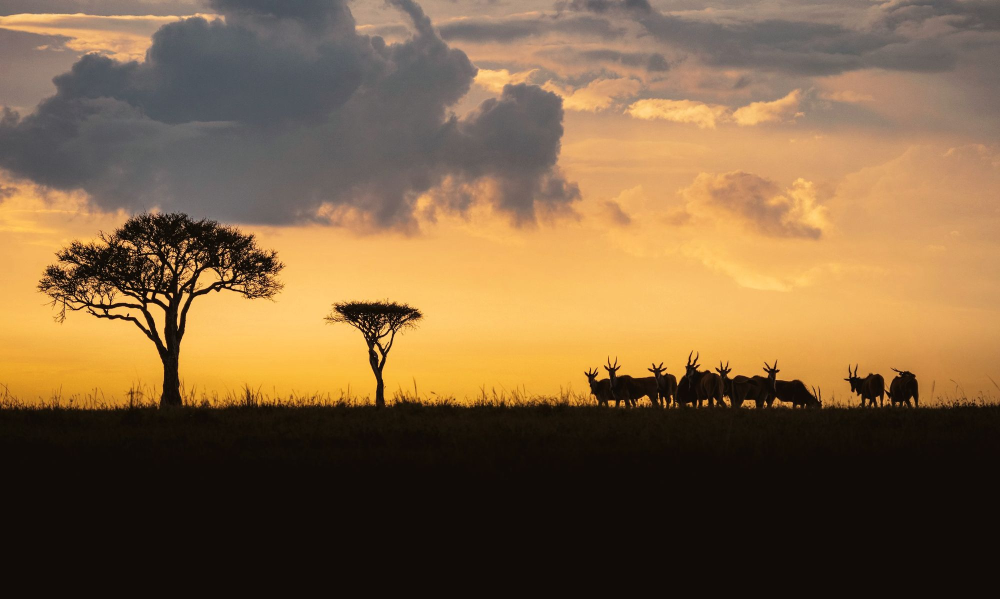
#> input picture assets/images/acacia-sunset.jpg, 2000 x 1197 px (shown at 1/2 size); its folder holds 2 pictures in this run
$ python grade.py ../assets/images ../assets/images/balloon-zebras.jpg
#> lines starting #> are read from the running program, lines starting #| are printed output that depends on the picture
"""Apply Upeo's golden-hour film grade to a folder of photos.

usage:  python scripts/grade.py <input-folder> <output-folder>
needs:  pip install Pillow

Warm highlights, umber shadows, greens pulled toward dry grass, gentle fade,
and a deep but not crushed black. Caps width at 2000px.
"""
import colorsys
import os
import sys

from PIL import Image, ImageEnhance

src, dst = sys.argv[1], sys.argv[2]
os.makedirs(dst, exist_ok=True)


def lut(lo, hi, sh, hl):
#> called with lo = 12, hi = 248, sh = 4, hl = 8
    out = []
    for i in range(256):
        t = i / 255.0
        s = t * t * (3 - 2 * t)
        t = 0.45 * s + 0.55 * t
        v = lo + t * (hi - lo) + sh * (1 - t) ** 2 + hl * t ** 2
        out.append(max(0, min(255, int(round(v)))))
    return out


R = lut(12, 248, 4, 8)
G = lut(10, 238, 1, 0)
B = lut(8, 214, -2, -14)
#> further down, im is the input picture: PIL image 2000x1197 RGB; mean R, G, B 124.9, 97.5, 65.2


def grade(img):
    # pull greens toward straw: shift hue of green pixels a little toward yellow, reduce their saturation
    img = img.convert("HSV")
#> img: PIL image 2000x1197 HSV; mean H, S, V 33.4, 121.3, 125.4
    h, s, v = img.split()
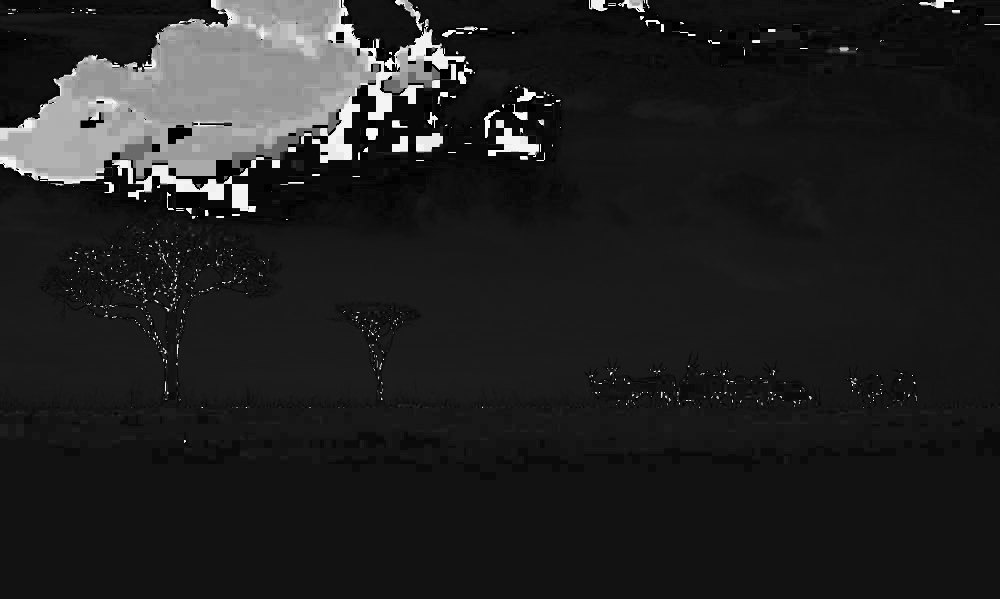
#> h: PIL image 2000x1197 L (shown at 1/2 size); min 0, max 254, mean 33.4
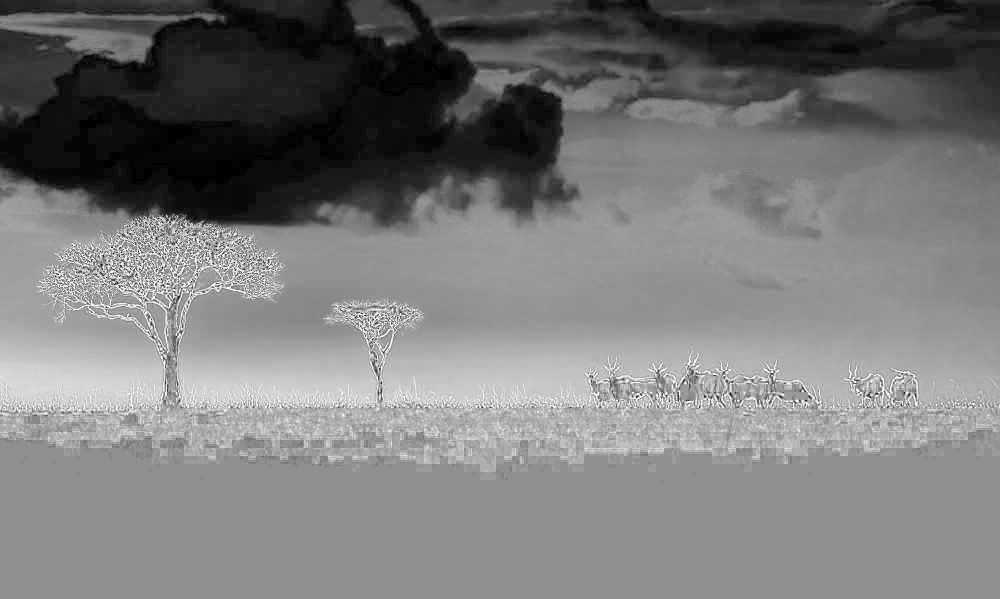
#> s: PIL image 2000x1197 L (shown at 1/2 size); min 0, max 255, mean 121.3
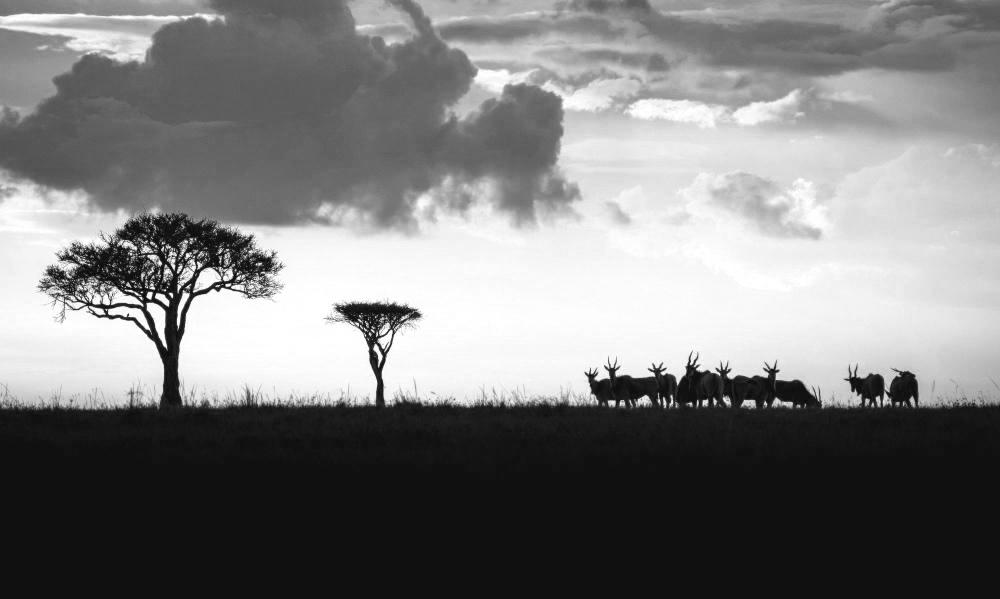
#> v: PIL image 2000x1197 L (shown at 1/2 size); min 0, max 255, mean 125.4
    h = h.point(lambda x: x - 10 if 50 <= x <= 120 else x)
    s = s.point(lambda x: int(x * 0.82))
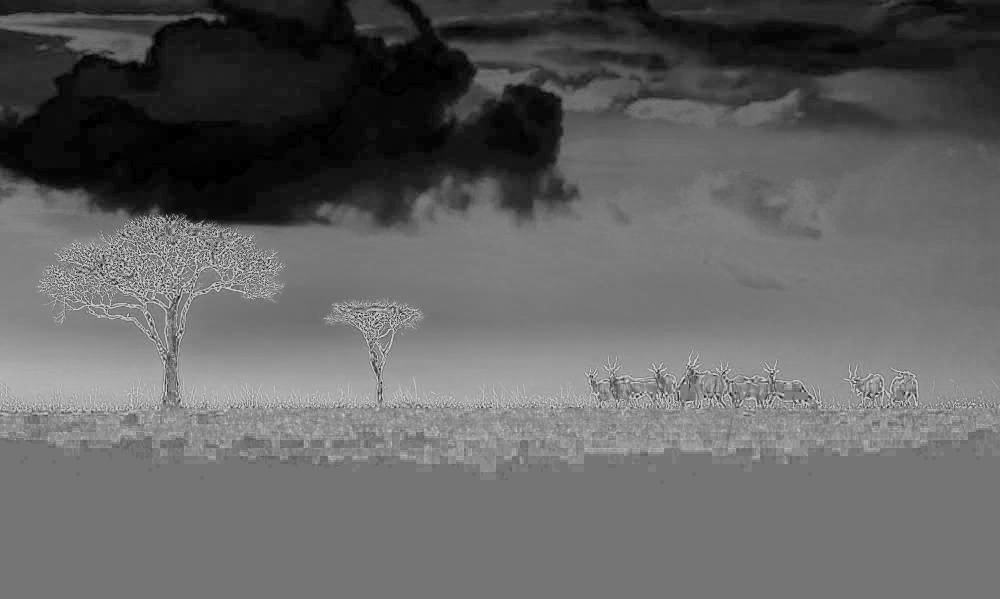
#> s: PIL image 2000x1197 L (shown at 1/2 size); min 0, max 209, mean 99
    img = Image.merge("HSV", (h, s, v)).convert("RGB")
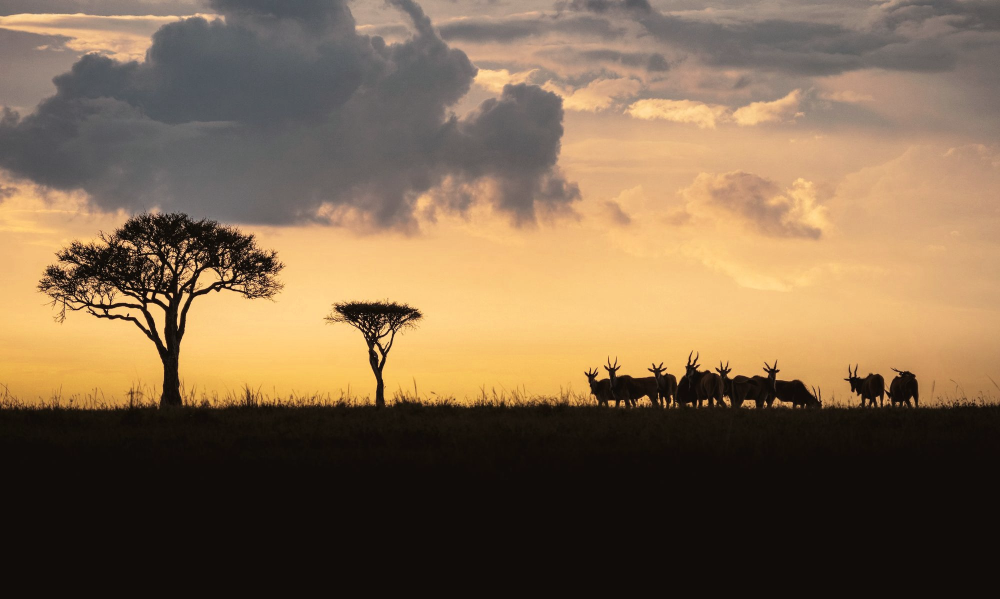
#> img: PIL image 2000x1197 RGB (shown at 1/2 size); mean R, G, B 125.1, 102.2, 76.5
    img = ImageEnhance.Contrast(img).enhance(1.04)
    r, g, b = img.split()
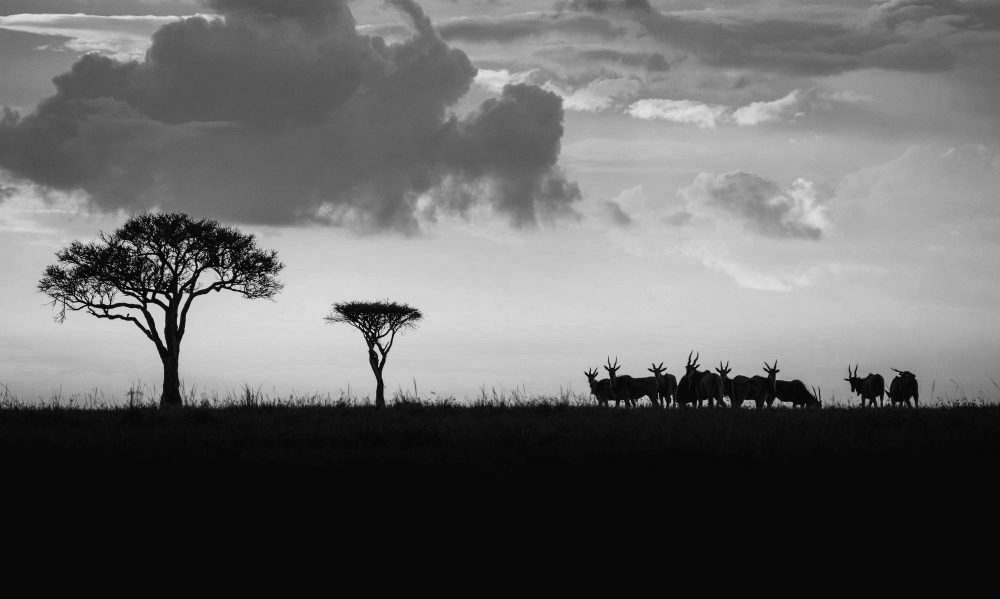
#> g: PIL image 2000x1197 L (shown at 1/2 size); min 0, max 244, mean 101.7
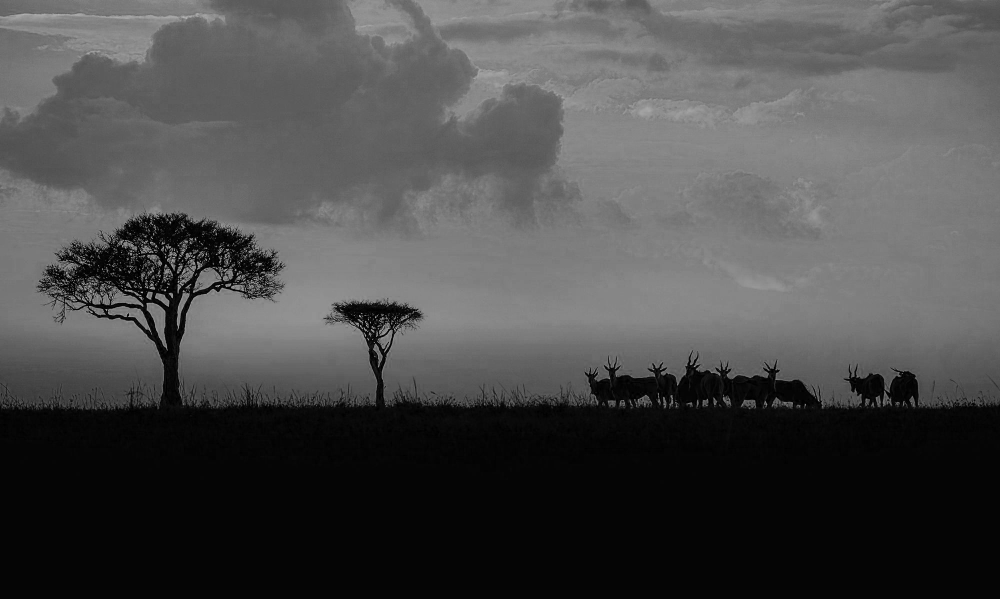
#> b: PIL image 2000x1197 L (shown at 1/2 size); min 0, max 219, mean 74.9
    return Image.merge("RGB", (r.point(R), g.point(G), b.point(B)))


for f in sorted(os.listdir(src)):
    if not f.lower().endswith((".jpg", ".jpeg", ".png", ".webp")):
        continue
    im = Image.open(os.path.join(src, f)).convert("RGB")
    if im.width > 2000:
        im = im.resize((2000, round(im.height * 2000 / im.width)), Image.LANCZOS)
    out = os.path.splitext(f)[0] + ".jpg"
    grade(im).save(os.path.join(dst, out), "JPEG", quality=80, optimize=True, progressive=True)
#> pass 2 of the loop `for f in sorted(os.listdir(src)):`:
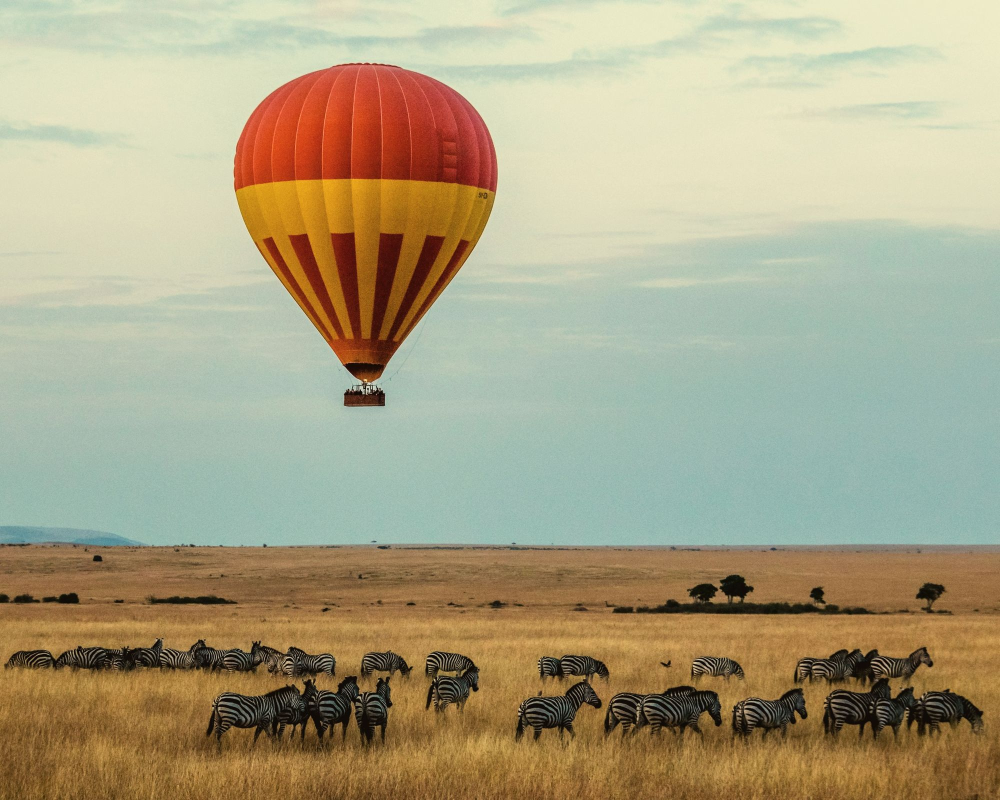
#> input picture assets/images/balloon-zebras.jpg, 2000 x 1600 px (shown at 1/2 size)
#> im is the input picture: PIL image 2000x1600 RGB; mean R, G, B 171, 162.7, 132.5
#> v: PIL image 2000x1600 L
#> r: PIL image 2000x1600 L
#> g: PIL image 2000x1600 L
#> in grade (call 2), `r, g, b = img.split()`:
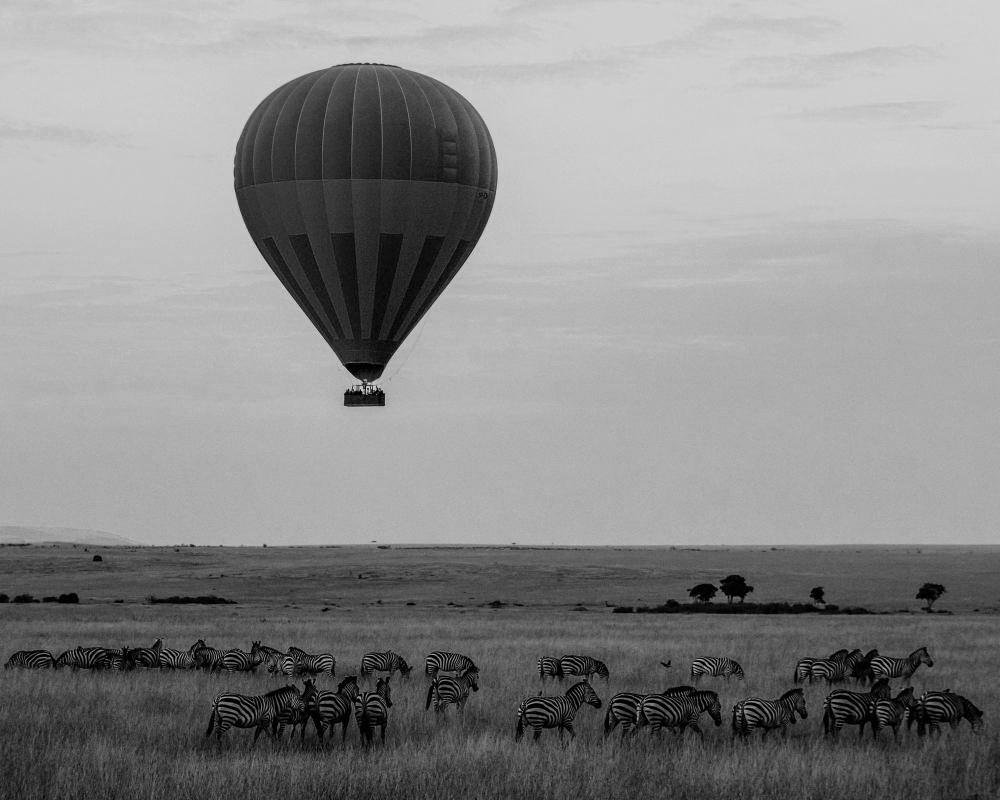
#> b: PIL image 2000x1600 L (shown at 1/2 size); min 0, max 236, mean 138.8
#> in grade (call 2), `return Image.merge("RGB", (r.point(R), g.point(G), b.point(B)))`:
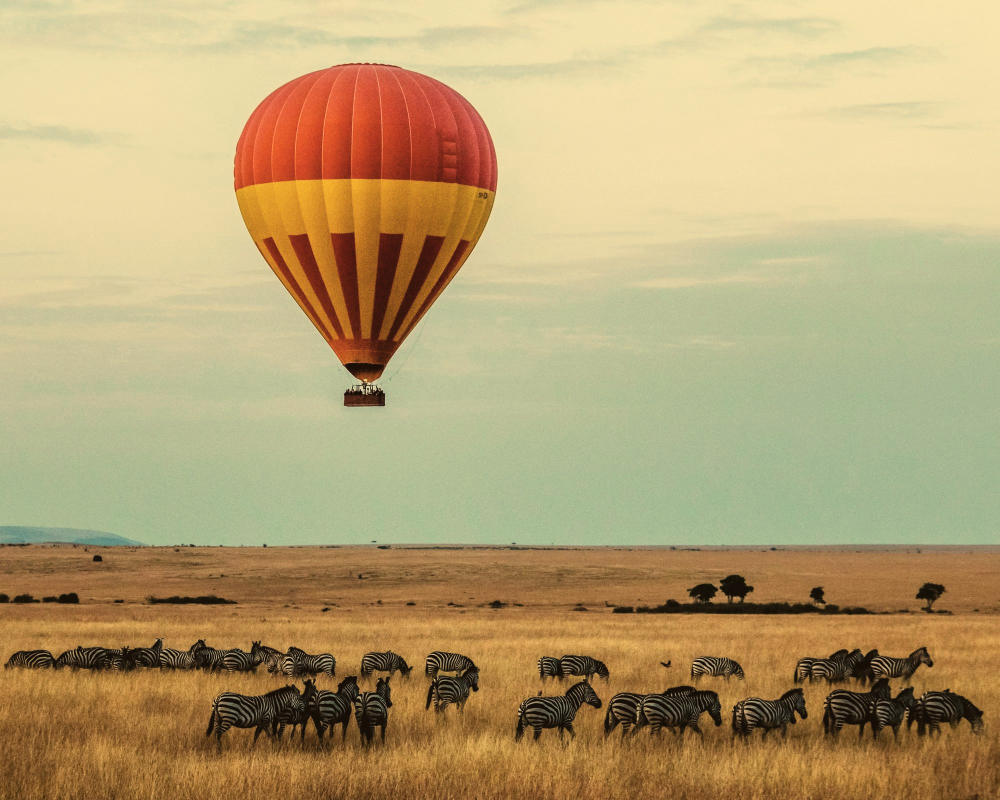
#> returned value: PIL image 2000x1600 RGB (shown at 1/2 size); mean R, G, B 183.1, 162.1, 116.4
